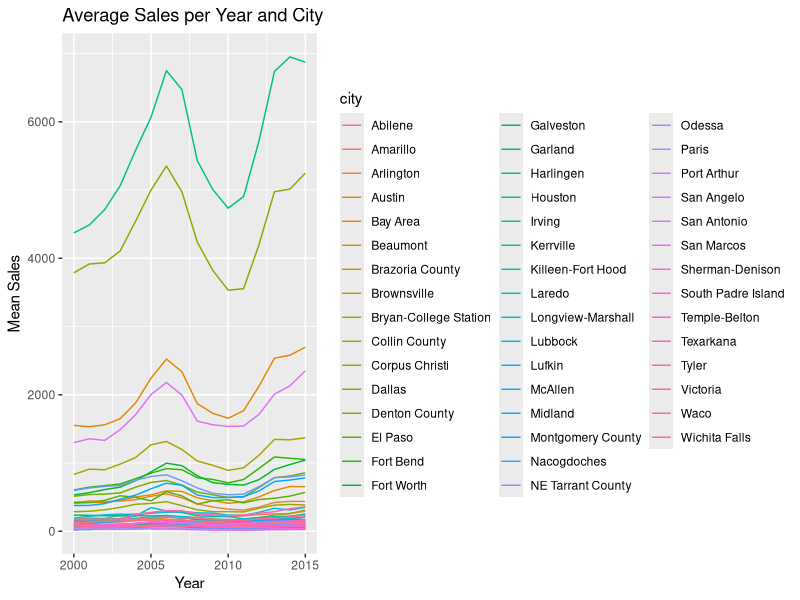

Here is the R script that generated this plot:
## ---- chunk 1
knitr::opts_chunk$set(echo = T, warning = F, message = F)
## ---- chunk 2
library(tidyverse)
## ---- chunk 3
data("txhousing")
txhousing
## ---- chunk 4
txhousing %>% 
  group_by(city) %>% 
  summarise(mean_sales = mean(sales, na.rm = T))
## ---- chunk 5
tx_city_year <- txhousing %>% 
  group_by(city, year) %>% 
  summarise(mean_sales = mean(sales, na.rm = T))
## ---- chunk 6
ggplot(tx_city_year, aes(x = year, y = mean_sales, col = city)) + 
  geom_line() + 
  labs(x = "Year", y = "Mean Sales", title = "Average Sales per Year and City")
